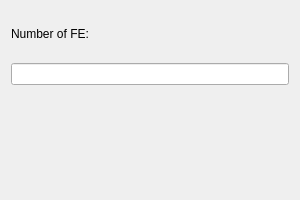
<?xml version="1.0" encoding="UTF-8"?>
<ui version="4.0">
 <class>staticSchemeLayoutWidget</class>
 <widget class="QWidget" name="staticSchemeLayoutWidget">
  <property name="geometry">
   <rect>
    <x>0</x>
    <y>0</y>
    <width>300</width>
    <height>200</height>
   </rect>
  </property>
  <property name="windowTitle">
   <string>Static Scheme Layout</string>
  </property>
  <layout class="QVBoxLayout" name="staticSchemeVBoxLayout">
   <item>
    <widget class="QLabel" name="label">
     <property name="text">
      <string>Number of FE:</string>
     </property>
    </widget>
   </item>
   <item>
    <widget class="QLineEdit" name="numberOfFeLineEdit"/>
   </item>
   <item>
    <widget class="QLabel" name="label_2">
     <property name="text">
      <string/>
     </property>
    </widget>
   </item>
   <item>
    <widget class="QLabel" name="label_3">
     <property name="text">
      <string/>
     </property>
    </widget>
   </item>
  </layout>
 </widget>
 <resources/>
 <connections/>
</ui>
